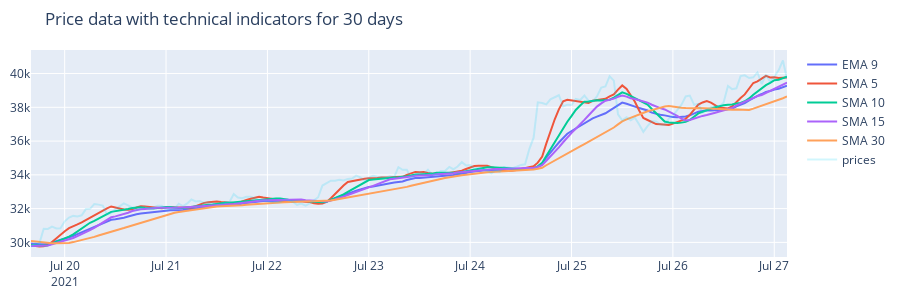

The notebook cell saved with this chart:
### Code cell
indicators = indicators.iloc[-(24 * 30):, :]

fig = go.Figure()
fig.add_trace(go.Scatter(x=indicators.time, y=indicators.EMA_9, name='EMA 9'))
fig.add_trace(go.Scatter(x=indicators.time, y=indicators.SMA_5, name='SMA 5'))
fig.add_trace(go.Scatter(x=indicators.time, y=indicators.SMA_10, name='SMA 10'))
fig.add_trace(go.Scatter(x=indicators.time, y=indicators.SMA_15, name='SMA 15'))
fig.add_trace(go.Scatter(x=indicators.time, y=indicators.SMA_30, name='SMA 30'))
fig.add_trace(go.Scatter(x=indicators.time, y=indicators.prices, name='prices', opacity=0.2))

fig.update(layout_xaxis_rangeslider_visible=False)
fig.update_layout(margin=dict(l=10, r=10, t=50, b=10), 
                  width=900, height=300,
                  title='Price data with technical indicators for 30 days')

fig.show()

### Figure 1 — Plotly figure (JSON) as saved in the notebook; plotly's stock layout.template omitted (floating-point values rounded to 4 significant figures; data arrays with more than 128 entries replaced by an {"elided": "..."} marker saying what was removed)
{"data": [{"name": "EMA 9", "type": "scatter", "x": {"elided": "180 str values"}, "y": {"elided": "180 float values"}}, {"name": "SMA 5", "type": "scatter", "x": {"elided": "180 str values"}, "y": {"elided": "180 float values"}}, {"name": "SMA 10", "type": "scatter", "x": {"elided": "180 str values"}, "y": {"elided": "180 float values"}}, {"name": "SMA 15", "type": "scatter", "x": {"elided": "180 str values"}, "y": {"elided": "180 float values"}}, {"name": "SMA 30", "type": "scatter", "x": {"elided": "180 str values"}, "y": {"elided": "180 float values"}}, {"name": "prices", "opacity": 0.2, "type": "scatter", "x": {"elided": "180 str values"}, "y": {"elided": "180 float values"}}], "layout": {"height": 300, "margin": {"b": 10, "l": 10, "r": 10, "t": 50}, "title": {"text": "Price data with technical indicators for 30 days"}, "width": 900, "xaxis": {"rangeslider": {"visible": false}}}}
